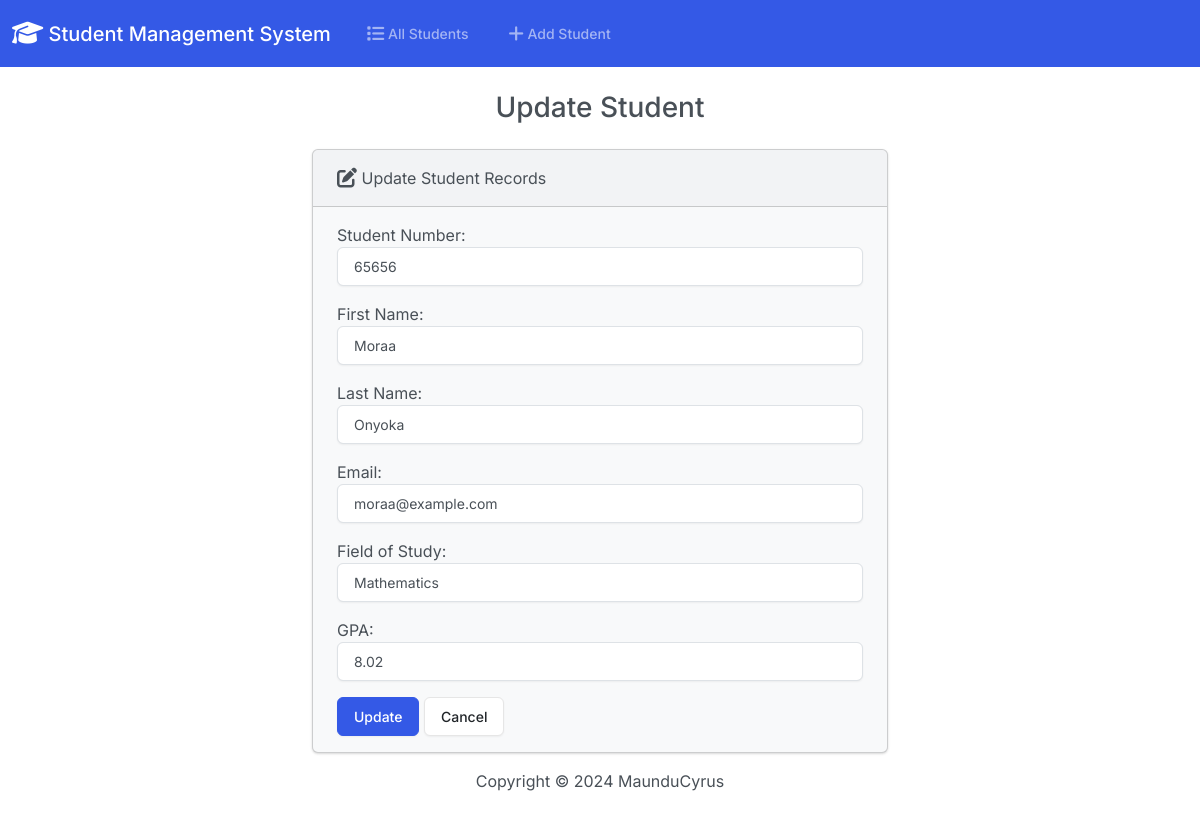
Page /edit/4/ on the committed database.
### application/models.py (models this page shows, shortened)
class Student(models.Model):
    student_number = models.PositiveIntegerField()
    first_name = models.CharField(max_length=50)
    last_name = models.CharField(max_length=50)
    email = models.EmailField(max_length=50)
    field_of_study = models.CharField(max_length=50)
    gpa = models.FloatField()

### application/views.py (the view)
# urls.py: path('edit/<int:id>/', views.edit, name='edit'),
def edit(request, id):
    student = get_object_or_404(Student, pk=id)
    if request.method == 'POST':
        form = StudentForm(request.POST, instance=student)
        if form.is_valid():
            form.save()
            return render(request, 'students/edit.html', {
                'form': form,
                'success': True,
            })
    else:
        form = StudentForm(instance=student)
    return render(request, 'students/edit.html', {
        'form': form,
    })

### application/forms.py
class StudentForm(forms.ModelForm):
    class Meta:
        model = Student
        fields = ['student_number', 'first_name', 'last_name', 'email', 'field_of_study', 'gpa']
        labels = {
            'student_number': 'Student Number',
            'first_name': 'First Name',
            'last_name': 'Last Name',
            'email': 'Email',
            'field_of_study': 'Field of Study',
            'gpa': 'GPA'
        }
        widgets = {
            'student_number': forms.NumberInput(attrs={'class': 'form-control'}),
            'first_name': forms.TextInput(attrs={'class': 'form-control'}),
            'last_name': forms.TextInput(attrs={'class': 'form-control'}),
            'email': forms.EmailInput(attrs={'class': 'form-control'}),
            'field_of_study': forms.TextInput(attrs={'class': 'form-control'}),
            'gpa': forms.NumberInput(attrs={'class': 'form-control'}),
        }

### application/templates/students/edit.html (shortened to what this page needs)
{% extends "students/base.html" %}
{% block body %}
    <h3 class="text-center m-4">Update Student</h3>
    {% if success %}
    <div class="alert alert-success" role="alert">
    The student updated successfully
        <a href="{% url 'index' %}" class="alert-link"> Go to Home Page</a>
    </div>
    {% else %}
        <div class="row justify-content-center">
        <div class="col-6">
            <div class="card bg-light mb-3">
              <div class="card-header">
                  <i class="fa-solid fa-pen-to-square fa-lg"></i> Update Student Records
              </div>
              <div class="card-body">
                  <form action="" method="POST">
                      {{ form.as_p }}
                      <button type="submit" class="btn btn-primary">Update</button>
                      <a href="{% url 'index' %}" class="btn btn-secondary">Cancel</a>
                  </form>
              </div>
            </div>
        </div>
        </div>
    {% endif %}
{% endblock %}

### rows in the picture
Student: student_number "65656", first_name "Moraa", last_name "Onyoka", email "moraa@example.com", field_of_study "Mathematics", gpa "8.02"
